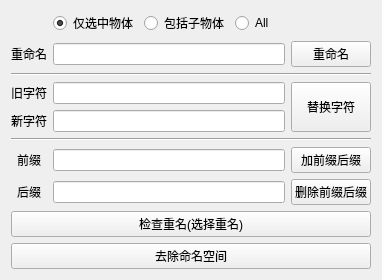
<?xml version="1.0" encoding="UTF-8"?>
<ui version="4.0">
 <class>RenameTool</class>
 <widget class="QWidget" name="RenameTool">
  <property name="geometry">
   <rect>
    <x>0</x>
    <y>0</y>
    <width>382</width>
    <height>253</height>
   </rect>
  </property>
  <property name="windowTitle">
   <string>RenameTool</string>
  </property>
  <layout class="QVBoxLayout" name="verticalLayout">
   <item>
    <layout class="QGridLayout" name="gridLayout">
     <item row="2" column="1" rowspan="2">
      <widget class="QLineEdit" name="RenameLE">
       <property name="sizePolicy">
        <sizepolicy hsizetype="Preferred" vsizetype="Fixed">
         <horstretch>0</horstretch>
         <verstretch>0</verstretch>
        </sizepolicy>
       </property>
      </widget>
     </item>
     <item row="11" column="1">
      <widget class="QLineEdit" name="prefixLE">
       <property name="sizePolicy">
        <sizepolicy hsizetype="MinimumExpanding" vsizetype="Fixed">
         <horstretch>0</horstretch>
         <verstretch>0</verstretch>
        </sizepolicy>
       </property>
      </widget>
     </item>
     <item row="5" column="0" colspan="3">
      <widget class="Line" name="line_2">
       <property name="orientation">
        <enum>Qt::Horizontal</enum>
       </property>
      </widget>
     </item>
     <item row="11" column="2">
      <widget class="QPushButton" name="add_pre_suffixPB">
       <property name="text">
        <string>加前缀后缀</string>
       </property>
      </widget>
     </item>
     <item row="12" column="2">
      <widget class="QPushButton" name="remove_pre_suffixPB">
       <property name="text">
        <string>删除前缀后缀</string>
       </property>
      </widget>
     </item>
     <item row="13" column="0" colspan="3">
      <widget class="QPushButton" name="check_duplicteNamePB">
       <property name="text">
        <string>检查重名(选择重名)</string>
       </property>
      </widget>
     </item>
     <item row="7" column="0">
      <widget class="QLabel" name="label_5">
       <property name="text">
        <string>新字符</string>
       </property>
       <property name="alignment">
        <set>Qt::AlignCenter</set>
       </property>
      </widget>
     </item>
     <item row="6" column="2" rowspan="2">
      <widget class="QPushButton" name="replacePB">
       <property name="sizePolicy">
        <sizepolicy hsizetype="Preferred" vsizetype="Preferred">
         <horstretch>0</horstretch>
         <verstretch>0</verstretch>
        </sizepolicy>
       </property>
       <property name="text">
        <string>替换字符</string>
       </property>
      </widget>
     </item>
     <item row="11" column="0">
      <widget class="QLabel" name="label_2">
       <property name="text">
        <string>前缀</string>
       </property>
       <property name="alignment">
        <set>Qt::AlignCenter</set>
       </property>
      </widget>
     </item>
     <item row="10" column="0" colspan="3">
      <widget class="Line" name="line">
       <property name="orientation">
        <enum>Qt::Horizontal</enum>
       </property>
      </widget>
     </item>
     <item row="7" column="1">
      <widget class="QLineEdit" name="NewStringLE"/>
     </item>
     <item row="0" column="1">
      <layout class="QHBoxLayout" name="horizontalLayout">
       <item>
        <widget class="QRadioButton" name="selectRB">
         <property name="text">
          <string>仅选中物体</string>
         </property>
         <property name="checked">
          <bool>true</bool>
         </property>
         <attribute name="buttonGroup">
          <string notr="true">buttonGroup_nameType</string>
         </attribute>
        </widget>
       </item>
       <item>
        <widget class="QRadioButton" name="hierarchyRB">
         <property name="text">
          <string>包括子物体</string>
         </property>
         <attribute name="buttonGroup">
          <string notr="true">buttonGroup_nameType</string>
         </attribute>
        </widget>
       </item>
       <item>
        <widget class="QRadioButton" name="allRb">
         <property name="text">
          <string>All</string>
         </property>
         <attribute name="buttonGroup">
          <string notr="true">buttonGroup_nameType</string>
         </attribute>
        </widget>
       </item>
      </layout>
     </item>
     <item row="12" column="1">
      <widget class="QLineEdit" name="SuffixLE"/>
     </item>
     <item row="12" column="0">
      <widget class="QLabel" name="label_3">
       <property name="text">
        <string>后缀</string>
       </property>
       <property name="alignment">
        <set>Qt::AlignCenter</set>
       </property>
      </widget>
     </item>
     <item row="2" column="2" rowspan="2">
      <widget class="QPushButton" name="RenamePB">
       <property name="sizePolicy">
        <sizepolicy hsizetype="Preferred" vsizetype="Preferred">
         <horstretch>0</horstretch>
         <verstretch>0</verstretch>
        </sizepolicy>
       </property>
       <property name="text">
        <string>重命名</string>
       </property>
      </widget>
     </item>
     <item row="2" column="0" rowspan="2">
      <widget class="QLabel" name="label">
       <property name="text">
        <string>重命名</string>
       </property>
       <property name="alignment">
        <set>Qt::AlignCenter</set>
       </property>
      </widget>
     </item>
     <item row="6" column="0">
      <widget class="QLabel" name="label_4">
       <property name="text">
        <string>旧字符</string>
       </property>
       <property name="alignment">
        <set>Qt::AlignCenter</set>
       </property>
      </widget>
     </item>
     <item row="6" column="1">
      <widget class="QLineEdit" name="OldStringLE">
       <property name="text">
        <string/>
       </property>
      </widget>
     </item>
     <item row="14" column="0" colspan="3">
      <widget class="QPushButton" name="remove_nameSpaceBT">
       <property name="text">
        <string>去除命名空间</string>
       </property>
      </widget>
     </item>
    </layout>
   </item>
  </layout>
 </widget>
 <tabstops>
  <tabstop>selectRB</tabstop>
  <tabstop>hierarchyRB</tabstop>
  <tabstop>allRb</tabstop>
  <tabstop>RenameLE</tabstop>
  <tabstop>RenamePB</tabstop>
  <tabstop>OldStringLE</tabstop>
  <tabstop>NewStringLE</tabstop>
  <tabstop>replacePB</tabstop>
  <tabstop>prefixLE</tabstop>
  <tabstop>SuffixLE</tabstop>
  <tabstop>add_pre_suffixPB</tabstop>
  <tabstop>remove_pre_suffixPB</tabstop>
  <tabstop>check_duplicteNamePB</tabstop>
  <tabstop>remove_nameSpaceBT</tabstop>
 </tabstops>
 <resources/>
 <connections/>
 <buttongroups>
  <buttongroup name="buttonGroup_nameType"/>
 </buttongroups>
</ui>
